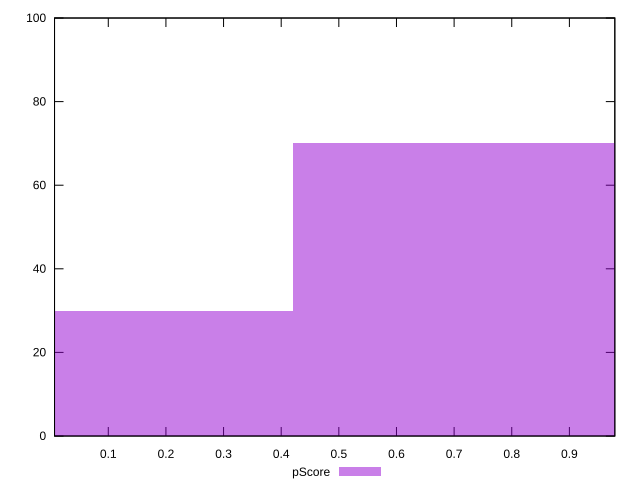

The script that saved this image:
reset

$pScore <<EOF
0 30
0.8409796420208856 70
EOF

set key outside below
set boxwidth 0.8409796420208856
set xrange [0.006754162006453013:0.9788149724975026]
set yrange [0:100]
set trange [0:100]
set style fill transparent solid 0.5 noborder
set terminal svg size 640, 490 enhanced background rgb 'white'
set output "reports/report_00028_2021-02-24T12-49-42.674Z/largest-contentful-paint/samples/card/pScore/histogram.svg"

plot $pScore title "pScore" with boxes

reset
